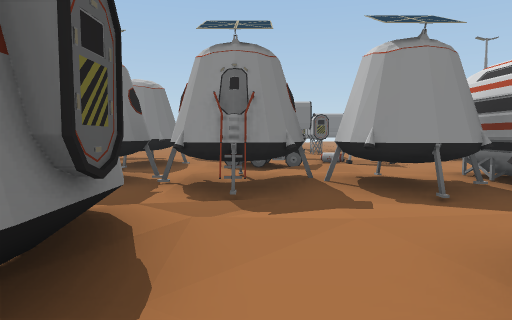
[1] (above)

24 first-person views from a walk through a scene from a Unity 3-D project. The camera is 1.3 m above the floor, tilts 4° down and sees 70° across. The floor is counted in squares, 2 m on a side. Each view is taken from the middle of a square. On the plan, view 1 faces up. The plan holds only what a view shows up to about 11 squares ahead; the rest is blank. The place goes on beyond the plan. The player is left out.

[2]
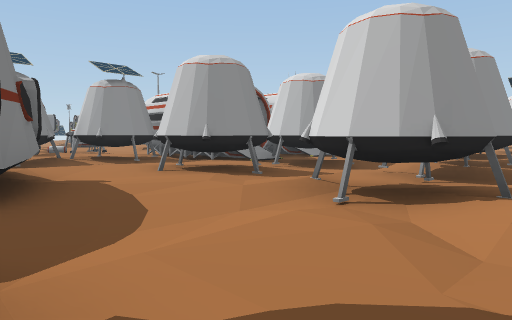

[3]
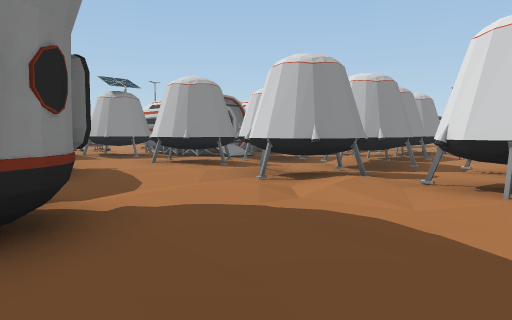

[4]
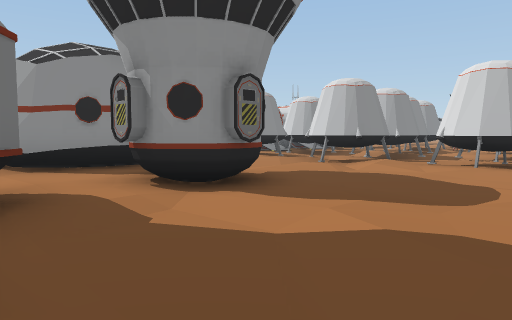

[5]
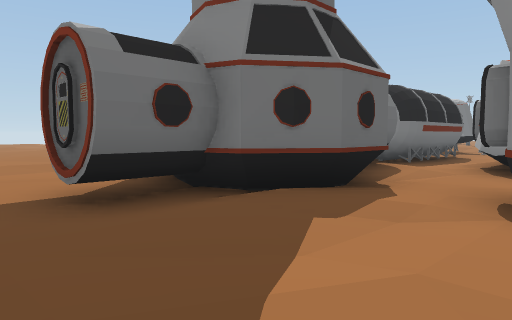

[6]
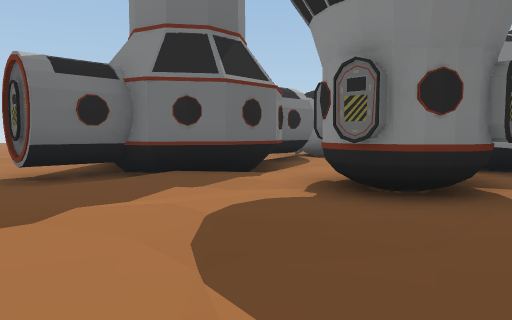

[7]
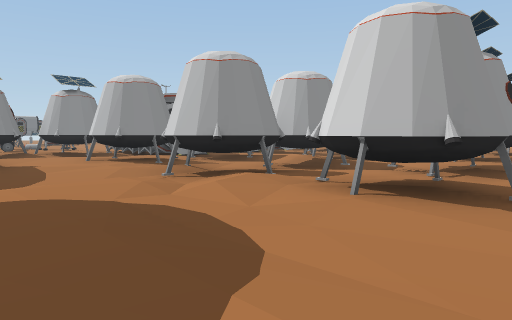

[8]
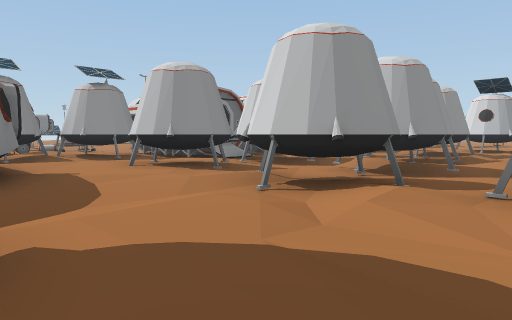

[9]
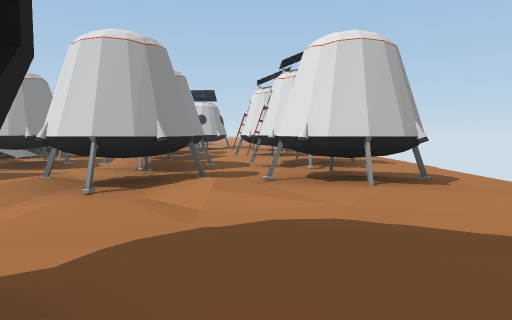

[10]
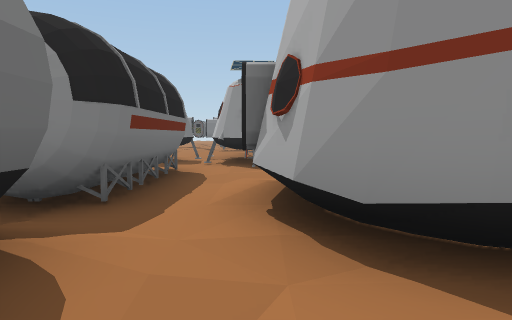

[11]
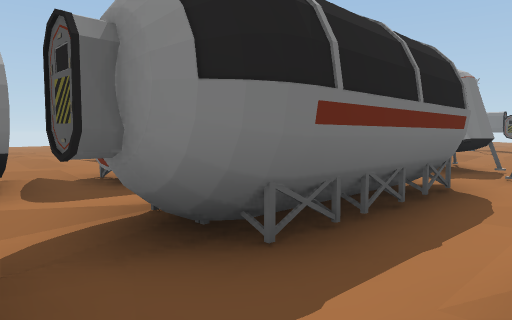

[12]
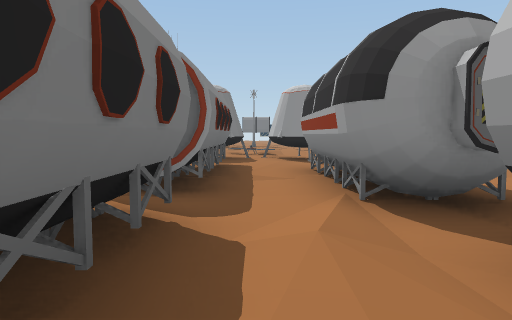

[13]
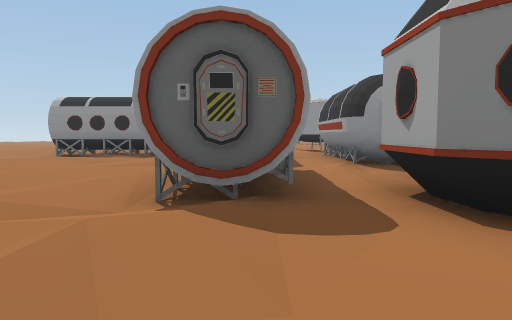

[14]
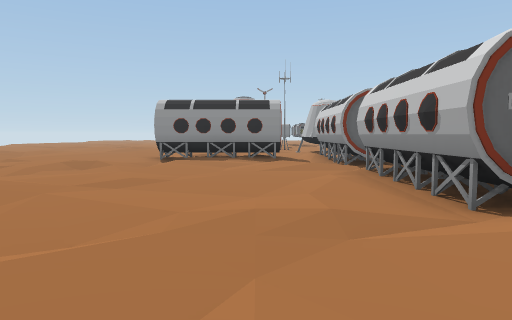

[15]
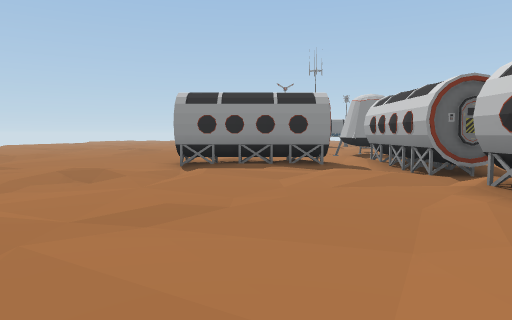

[16]
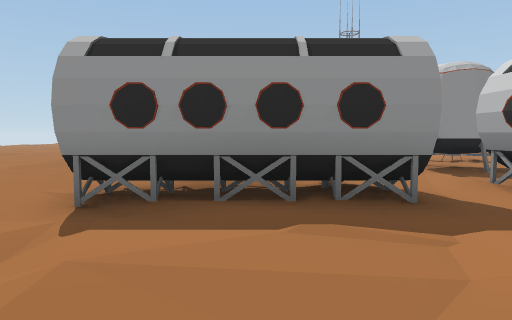

[17]
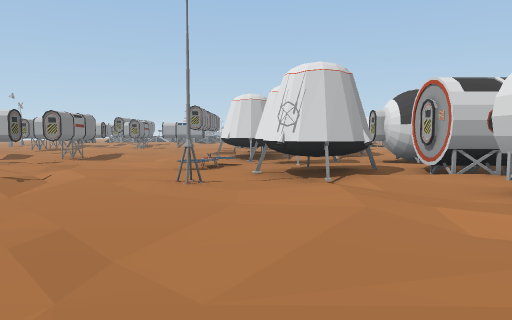

[18]
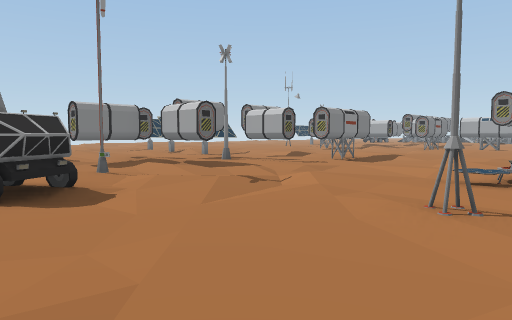

[19]
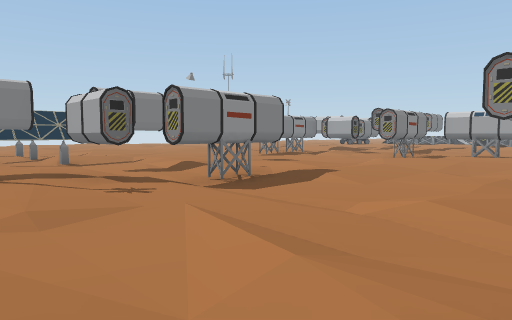

[20]
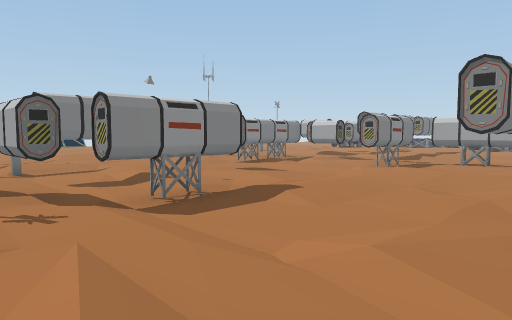

[21]
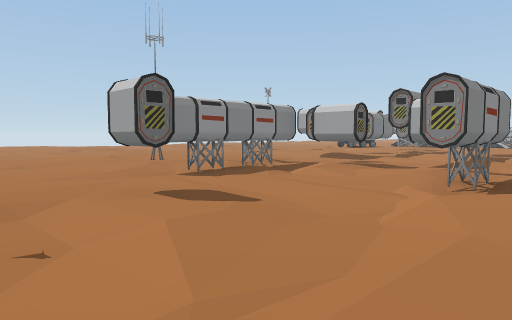

[22]
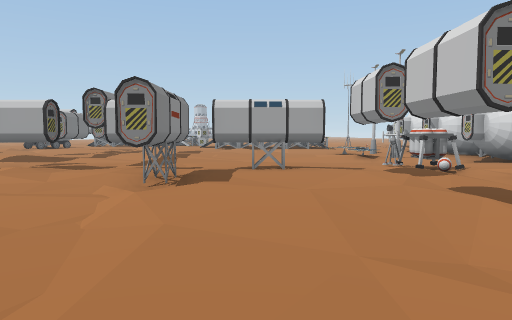

[23]
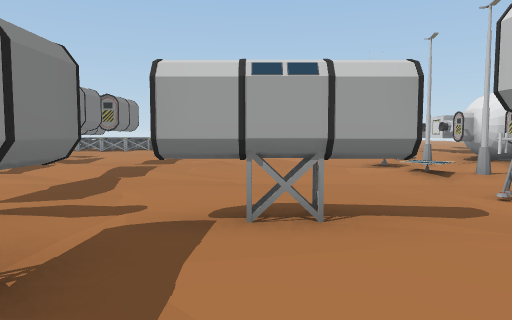

[24]
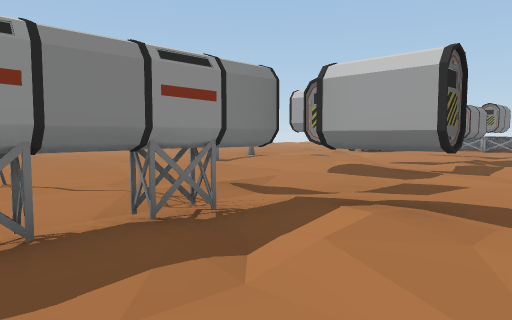

### Floor plan
Key: @ floor where view 1 was taken; # wall or solid block; x gap in a wall; . main floor; - floor 0.25 m lower than the main floor; / step, stairs or slope; ^ raised ledge; B block; C car; G garage; A antenna; O other object.
Columns run from 17 left of view 1 to 12 right of it. Each row starts with its distance up from view 1.
 26                   ...//
 25               .-  ----/
 24               .//  .- #
 23               ........-...
 22               -.....--//---
 21          ///...-.A..--/-.--
 20          ^#.-...-.. --B.- -
 19      .- .---/...OOB B /B -B.BB
 18      /-B..--/.--..-B--/////..
 17      BBOB.BB.-B-.-/B.--...-.
 16      -/B#B-/...-./..B/-B.B..
 15   C.#-.-.B--./.-.-OB-//....
 14   CC./-/..BOB.../BB.--/....
 13    C../--.--.......B../-...
 12   ...-//-/-...-....B--//.--/
 11   ......///..#..B.B.--//.--.
 10  //--A-///-# ./.-/..A-//-/-.
  9 /..----/.#-#   #-/-/#-/#/#/
  8  .-/./##/^##  ##.CC/--/-.--.
  7 .../..##.####  -.-./.#GGG.G.
  6 .   O-/x..x-#  ###.#.### G
  5 -#OOO-#O.#O-.  #######
  4 ---/.-OO.##-.  --/---
  3 .//.-/OO-#O-/   //..- ##
  2 -./-../--#O-    #..#..##
  1 --...-##-/#.## ##..#####
  0 -.....OO//#..###.@./--##
 -1  //--.OO./#-....-///-  ####
 -2  ...--OO.###/.#.-//^#####/#/.
 -3   -/.//..###/###../#--#-.--..
 -4   ./.....###/---.-./.-#.##-
 -5   /..-/...#-./.-.//####x
 -6     . ./..--...-.-.# -#..
 -7            -...-------/-.

Where each view was taken, in squares from view 1:
view 1: 0 up, 0 right, facing up
view 2: 4 down, 2 left, facing up-right
view 3: 6 down, 3 left, facing up-right
view 4: 7 down, 6 left, facing up-right
view 5: 7 down, 3 left, facing up-left
view 6: 7 down, 1 left, facing up-left
view 7: 7 down, 2 left, facing up-right
view 8: 5 down, 2 left, facing up-right
view 9: 4 down, 3 left, facing right
view 10: 2 down, 5 left, facing up
view 11: 0 up, 5 left, facing up-left
view 12: 2 down, 9 left, facing up
view 13: 6 down, 10 left, facing up
view 14: 6 down, 13 left, facing up
view 15: 4 down, 14 left, facing up
view 16: 1 up, 14 left, facing up
view 17: 9 up, 17 left, facing right
view 18: 9 up, 15 left, facing up-right
view 19: 10 up, 10 left, facing up-right
view 20: 10 up, 9 left, facing up-right
view 21: 13 up, 5 left, facing up-right
view 22: 13 up, 5 left, facing right
view 23: 13 up, 1 left, facing right
view 24: 16 up, 1 left, facing up-right
